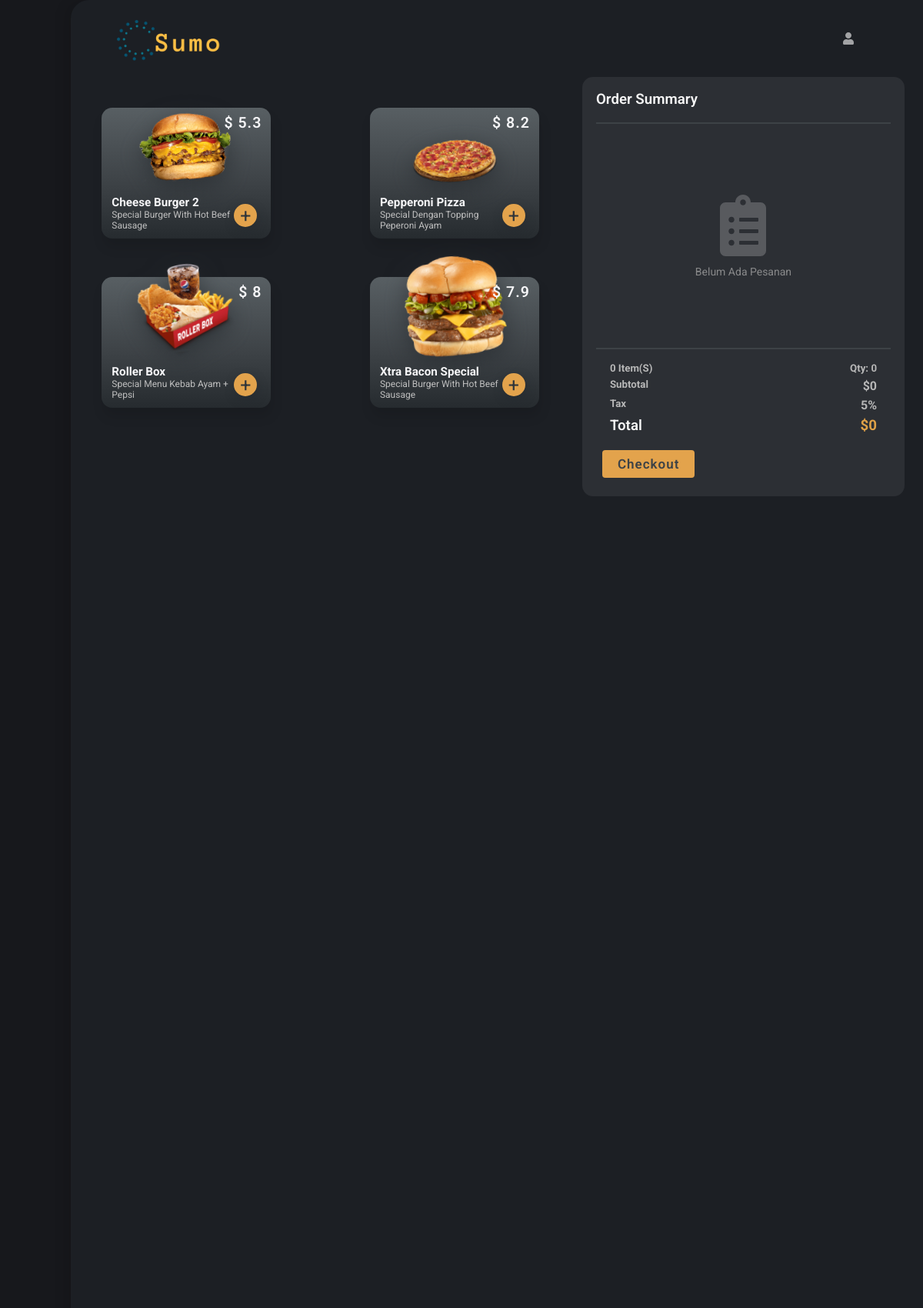
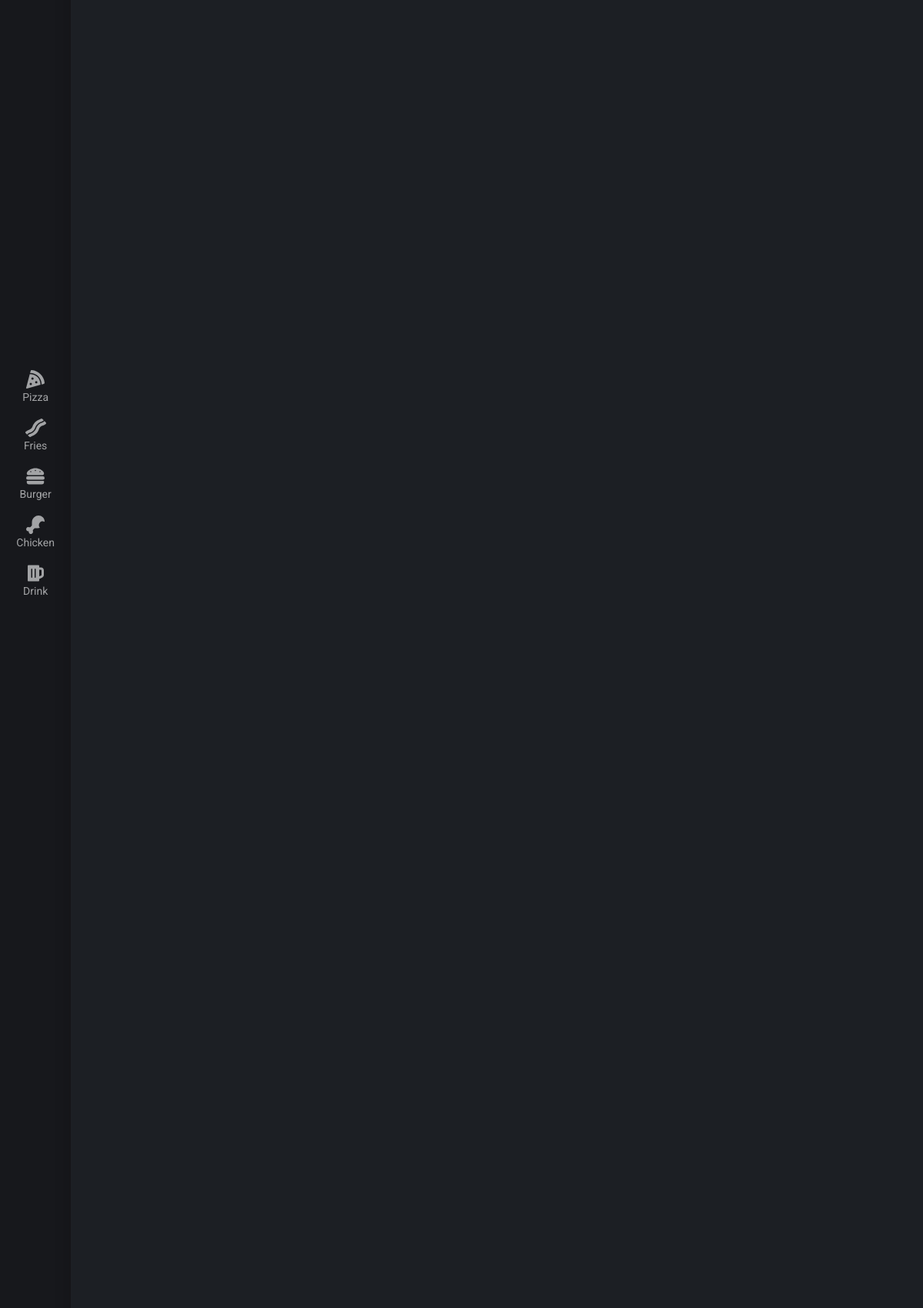
The page / (upper part) on the database its author committed (2 pictures, top to bottom).
### tables this page shows
CREATE TABLE `category` (
  `category_id` varchar(10) NOT NULL,
  `category_name` varchar(50) DEFAULT NULL,
  `icon` varchar(50) NOT NULL
);

CREATE TABLE `product` (
  `product_id` varchar(10) NOT NULL,
  `name` varchar(255) DEFAULT NULL,
  `category_id` varchar(10) NOT NULL,
  `price` float DEFAULT NULL,
  `image` varchar(255) DEFAULT NULL,
  `status` tinyint(5) DEFAULT NULL,
  `description` varchar(255) NOT NULL
);

### content.php (the view, shortened to what this page needs)
<div class="container">
    <nav class="side-nav">
        <ul class="nav-links">
            <?php
            $sql = "SELECT * FROM category";
            $result = $Connect->query($sql);
            $selected_category_id = isset($_GET['id']) ? $_GET['id'] : null;
            if ($result->num_rows > 0) {
                while ($row = $result->fetch_assoc()) {
                    $id = $row["category_id"];
                    $name = $row["category_name"];
                    $icon = $row["icon"];
                    $is_selected = $id == $selected_category_id;
                    $class = $is_selected ? 'active' : '';
                    echo '<li><a href="index.php?=categorylist&id=' . $id . '" class="nav-item ' . $class . '" data-target="' . $id . '"><i class="fas ' . $icon . '" style="font-size:24px;margin-bottom:3px;"></i>' . $name . '</a></li>';
                }
            }
            ?>
        </ul>
    </nav>
    <div class="main-body">
        <?php
        include 'header.php';
        ?>
        <div class="main-menu">
            <?php
            $sql = "SELECT * FROM category";
            $result = mysqli_query($Connect, $sql);
            while ($row = mysqli_fetch_array($result)) {
            ?>
                <div class="menu-page show-up" id="<?php echo $row["category_id"] ?>">
                    <div class="menus">
                        <?php
                        $sql = "SELECT * FROM product WHERE category_id = ?";
                        $stmt = mysqli_prepare($Connect, $sql);
                        mysqli_stmt_bind_param($stmt, "s", $_GET["id"]);
                        mysqli_stmt_execute($stmt);
                        $result2 = mysqli_stmt_get_result($stmt);
                        if (mysqli_num_rows($result2) > 0) {
                            while ($row = mysqli_fetch_array($result2)) {
                        ?>
                                <div class="menu " data-menu="beef-burg">
                                    <img src='admin/img/<?php echo $row["image"] ?>' alt=''>
                                    <h2 class="price">$ <?php echo $row["price"] ?></h2>
                                    <div class="desc-item">
                                        <h3><?php echo $row["name"] ?></h3>
                                        <p><?php echo $row["description"] ?></p>
                                    </div>
                                    <form method="POST">
                                        <input type="hidden" name="product_id" value="<?php echo $row["product_id"] ?>">
                                        <input type="hidden" name="img" value="admin/img/<?php echo $row["image"] ?>">
                                        <input type="hidden" name="name" value="<?php echo $row["name"] ?>">
                                        <input type="hidden" name="price" value="<?php echo $row["price"] ?>">
                                        <button type="submit" name="btnCart">&#43;</button>
                                    </form>
                                </div>
                            <?php
                            }
                        } else {
                            $sql = "SELECT * FROM product";
                            $result = mysqli_query($Connect, $sql);
                            while ($row = mysqli_fetch_array($result)) {
                            ?>
                                <div class="menu" data-menu="beef-burg">
                                    <img src='admin/img/<?php echo $row["image"] ?>' alt=''>
                                    <h2 class="price">$ <?php echo $row["price"] ?></h2>
                                    <div class="desc-item">
                                        <h3><?php echo $row["name"] ?></h3>
                                        <p><?php echo $row["description"] ?></p>
                                    </div>
                                    <form method="POST">
                                        <button type="submit" name="btnCart">&#43;</button>
                                    </form>
                                </div>
                        <?php
                            }
                        }
                        ?>
                    </div>
                </div>
            <?php
            }
            ?>
        </div>
        <div class="order">
            <div class="order-list">
                <h3>Order Summary</h3>
                <hr>
                <div class="order-inner">
                    <?php
                    $total = 0;
                    if (isset($_SESSION['cart'])) {
                        foreach ($_SESSION['cart'] as $key => $value) :
                            $current_quantity = $value['quantity'];
                            if (isset($_POST['quantity_' . $key . '_increase'])) {
                                $current_quantity++;
                            } elseif (isset($_POST['quantity_' . $key . '_decrease']) && $current_quantity > 1) {
                                $current_quantity--;
                            } elseif (isset($_POST['quantity_' . $key . '_decrease']) && $current_quantity == 1) {
                                echo '<meta http-equiv="refresh" content="0; URL=?page=content&&function=del&&id=' . $key . '"/>';
                            }
                            $value['quantity'] = $current_quantity;
                            $_SESSION['cart'][$key]['quantity'] = $current_quantity;
                            $item_price = $value['price'] * $current_quantity;
                            $total += $item_price;
                    ?>
                            <div class="order-item">
                                <div class="details"><img src="<?php echo $value['img'] ?>">
                                    <div class="detail-item">
                                        <h5 style="margin-bottom:10px"><?php echo $value['name'] ?></h5>
                                        <form method="post">
                                            <a><button type="submit" name="quantity_<?php echo $key ?>_decrease" class="btn-sm min"></button></a>
                                            <small id="quantity_<?php echo $key ?>"><?php echo $current_quantity ?></small>
                                            <a><button type="submit" name="quantity_<?php echo $key ?>_increase" class="btn-sm max"></button></a>
                                        </form>
                                        <a class="remove" href="?page=content&&function=del&&id=<?php echo $key; ?>">delete</a>
                                    </div>
                                </div>
                                <h2 class="price"> $<?php echo $item_price ?></h2>
                            </div>
                        <?php
                        endforeach;
                        ?>
                </div>
                <hr>
                <div class="checkout">
                    <div class="checkout-detail" id="qty">
                        <h5><?php echo count($_SESSION['cart']); ?> item(s)</h5>
                        <h5>qty: <span><?php echo array_sum(array_column($_SESSION['cart'], 'quantity')); ?></span></h5>
                    </div>
                    <div class="checkout-detail" id="subtotal">
                        <h5>Subtotal</h5>
                        <h4>$<?php echo $total; ?></h4>
                    </div>
                    <div class="checkout-detail" id="tax" data-tax="5">
                        <h5>Tax</h5>
                        <h4>5%</h4>
                    </div>
                    <div class="checkout-detail" id="total">
                        <h3>Total</h3>
                        <h3>$<?php echo $total * 1.05; ?></h3>
                    </div>
                </div>
            <?php
                    } else {
            ?>
                <div class="order-null">
                    <i class="fas fa-clipboard-list"></i>
                    <p>belum ada pesanan</p>
                </div>
            </div>
            <hr>
            <div class="checkout">
                <div class="checkout-detail" id="qty">
                    <h5>0 item(s)</h5>
                    <h5>qty: <span>0</span></h5>
                </div>
                <div class="checkout-detail" id="subtotal">
                    <h5>Subtotal</h5>
                    <h4>$0</h4>
                </div>
                <div class="checkout-detail" id="tax" data-tax="5">
                    <h5>Tax</h5>
                    <h4>5%</h4>
                </div>
                <div class="checkout-detail" id="total">
                    <h3>Total</h3>
                    <h3>$0 </h3>
                </div>
            </div>
        <?php
                    }
        ?>
        <div class="checkout-detail">
            <form action="" method="POST">
                <button type="submit" name="addOrder" class="btn-md fill">Checkout</button>
            </form>
        </div>
        </div>
    </div>
    <?php include 'footer.php'; ?>
</div>

### css/styles1.css (style rules this page uses)
* { margin: 0; padding: 0; box-sizing: border-box; }
body { font-family: "Quicksand"; font-weight: 400; min-width: 1024px; }
.container { width: 100%; height: 140vh; display: flex; background-color: #17181c; overflow-y: scroll; }
.side-nav { width: 100px; height: 60%; display: flex; justify-content: center; align-items: center; background-color: #17181c; }
.nav-links li { list-style-type: none; padding: 10px; }
.nav-links .nav-item { display: flex; flex-direction: column; align-items: center; text-decoration: none; color: #a2a3a5; font-size: 14px; font-weight: 400; }
.main-body { width: 100%; overflow: hidden; border-top-left-radius: 24px; border-bottom-left-radius: 24px; box-shadow: -8px 0px 15px rgba(0, 0, 0, 0.1); background-color: #1c1f24; }
.main-menu { position: relative; display: inline-block; width: 64.5%; height: 65%; padding-right: 2px; }
.menu-page { position: absolute; top: 0; left: 0; background-color: #1c1f24; display: none; opacity: 0; }
.menu-page.show-up { display: block; z-index: 999; animation: fadeIn 0.5s ease-out forwards; }
.menus { width: 100%; max-height: 457px; padding: 40px; padding-right: 20px; padding-bottom: 0; overflow-y: scroll; }
.menu { float: left; width: 220px; height: 170px; padding: 13px; text-transform: capitalize; font-size: 13px; background: rgb(88, 95, 99); position: relative; border-radius: 14px; text-align: center; margin-right: 25px; margin-bottom: 50px; box-shadow: 2px 12px 15px rgba(0, 0, 0, 0.1); background: linear-gradient( 180deg, rgba(88, 95, 99, 1) 0%, rgba(61, 66, 70, 1) 58%, rgba(38, 43, 47, 1) 100% ); }
.menu img { position: absolute; bottom: 60px; left: 45px; width: 130px; margin-bottom: 8px; transform: rotate(-5deg); filter: drop-shadow(0 10px 15px rgba(38, 43, 47, 0.7)); transition: 0.3s ease-out; }
.desc-item { width: 160px; padding: 10px 0; position: absolute; bottom: 0px; color: #f5f5f7; text-align: left; overflow: hidden; transition: 1s ease; }
.desc-item p { font-size: 12px; color: #bfbfbf; }
.menu h2 { position: absolute; top: 8px; right: 12px; color: #f5f5f7; font-weight: 600; letter-spacing: 1px; }
.menu button { width: 30px; height: 30px; position: absolute; outline: none; border: none; color: #31363a; font-size: 25px; border-radius: 50%; background-color: #e3a34c; right: 18px; bottom: 15px; cursor: pointer; box-shadow: 1px 5px 12px rgba(38, 43, 47, 0.8); }
.order { float: right; width: 35.5%; padding-right: 3.5rem; }
.order-list { padding: 18px; background-color: #2c2f34; border-radius: 14px; }
.order-list h3 { color: #f6f6f6; font-weight: 600; margin-bottom: 19px; }
.order-inner { height: 291px; overflow-y: scroll; z-index: 999; }
.order-null { display: flex; justify-content: center; align-items: center; flex-direction: column; width: 100%; height: 100%; font-size: 80px; color: #585a5e; }
.order-null p { color: #a5a5a5c5; text-transform: capitalize; margin-top: 12px; font-size: 14px; }
hr { border: 1px solid #3d4246; }
.detail-item, .checkout { text-transform: capitalize; color: #b7b7b7; padding: 3px 18px; }
.btn-md { padding: 8px 20px; outline: none; border: none; border-radius: 4px; cursor: pointer; font-size: 17px; letter-spacing: 1px; text-transform: capitalize; font-weight: 600; }
.fill { background-color: #e3a34c; color: #3d4246; transition: 0.1s ease; }
.checkout { margin-top: 8px; }
.checkout h5 { color: #b7b7b7; }
.checkout-detail { margin: 6px 0; display: flex; justify-content: space-between; color: #b7b7b7; }
.checkout-detail h3 { margin-bottom: 6px; }
.checkout-detail button { margin: 0 21px; }
#total h3:last-child { color: #dfa147 !important; font-weight: bold; }
@media screen and (max-width: 1350px) { .menu { margin-right: 1rem; } }
@media screen and (max-width: 1200px) { .main-menu { width: 60%; } }
@media screen and (max-width: 1200px) { .menus { display: flex; flex-wrap: wrap; justify-content: space-between; padding-left: 2.5rem; padding-right: 2.5rem; } }
@media screen and (max-width: 1200px) { .order { width: 40%; padding-right: 1.5rem; } }
@media screen and (max-width: 1200px) { .checkout-detail button { margin: 0 0.5rem; } }

### css/footer.css (style rules this page uses)
* { font-family: Roboto; }

### header.php (style rules this page uses)
img { width: 350px; height: auto; display: block; margin: 0 auto; margin-top: 20px; }

### footer.php (style rules this page uses)
img { width: 250px; height: 200; display: block; margin: 0 auto; margin-top: 20px; }

### rows shown on the page
category: category_name "Pizza"
category: category_name "Fries"
category: category_name "Burger"
category: category_name "Chicken"
category: category_name "Drink"
product: image (picture), price "5.3", name "Cheese Burger 2", description "Special Burger With Hot Beef Sausage"
product: image (picture), price "8.2", name "Pepperoni Pizza", description "Special Dengan Topping Peperoni Ayam"
product: image (picture), price "8", name "Roller Box", description "Special Menu Kebab Ayam + Pepsi"
product: image (picture), price "7.9", name "Xtra Bacon Special", description "Special Burger With Hot Beef Sausage"
